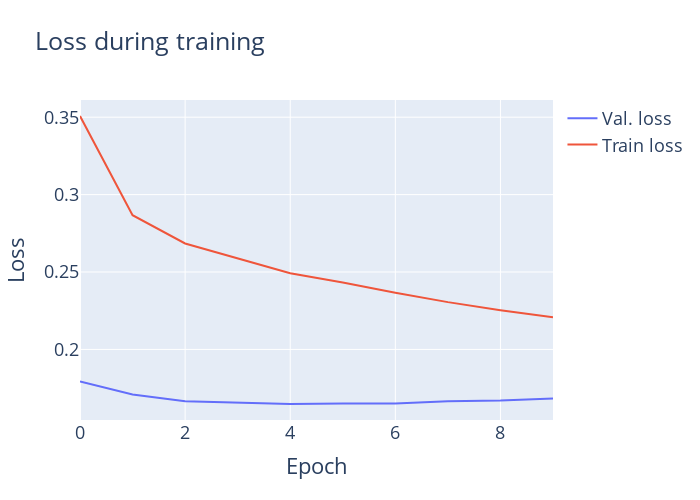

The cell this chart's notebook holds for it:
### Code cell
conf_path

assert conf_path, "Must provide a configuration file"
with open(conf_path, "r") as f:
    conf = TSMixerConf.from_dict(yaml.safe_load(f))

conf.device = "cpu"
train_data = conf.load_training_metadata_or_new()
plot_loss(train_data=train_data, fname_save=os.path.join(conf.image_dir, "loss.png"))
plt.close

### Figure 1 — Plotly figure (JSON) as saved in the notebook; plotly's stock layout.template omitted (floating-point values rounded to 4 significant figures)
{"data": [{"mode": "lines", "name": "Val. loss", "type": "scatter", "x": [0, 1, 2, 3, 4, 5, 6, 7, 8, 9], "y": [0.1792, 0.1709, 0.1665, 0.1657, 0.1648, 0.1651, 0.165, 0.1665, 0.167, 0.1683]}, {"mode": "lines", "name": "Train loss", "type": "scatter", "x": [0, 1, 2, 3, 4, 5, 6, 7, 8, 9], "y": [0.3508, 0.2867, 0.2684, 0.2586, 0.2493, 0.2432, 0.2366, 0.2306, 0.2253, 0.2208]}], "layout": {"font": {"size": 18}, "height": 500, "title": {"text": "Loss during training"}, "width": 700, "xaxis": {"title": {"text": "Epoch"}}, "yaxis": {"title": {"text": "Loss"}}}}
